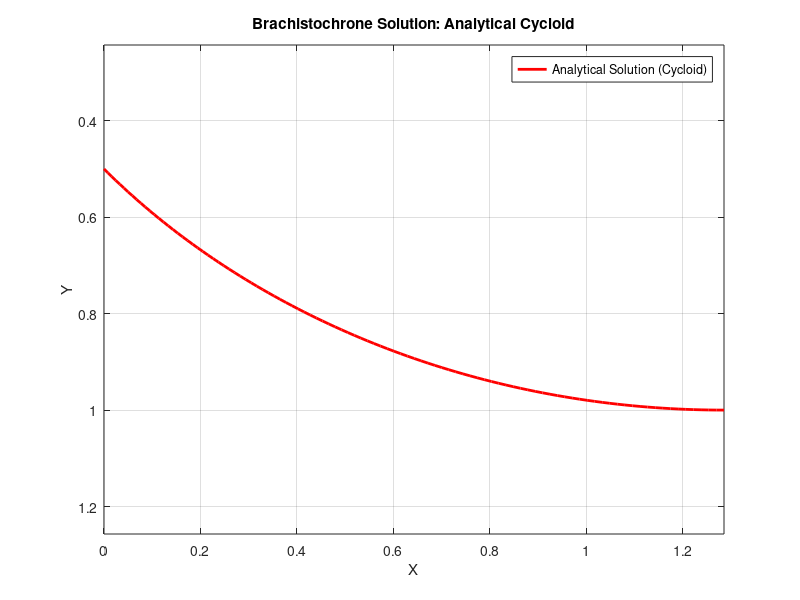
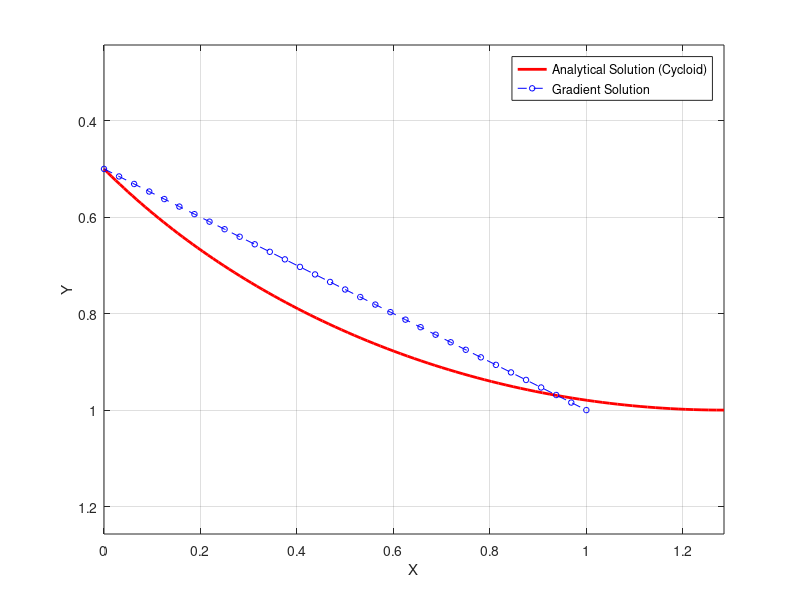

MATLAB code to generate these figures, in order:
% Brachistochrone Gradient Calculations
% Reference: Jameson & Vassberg (2000)

clc
clear all
close all

%% Analytical solution of the Brachistochrone problem

% Parameters from the paper
C = 1;
t_0 = pi/2;
t_1 = pi;

% Generating the Analytical Solution (Exact Cycloid)
t_fine = linspace(t_0, t_1, 100);
x_exact = 0.5 * C^2 * (t_fine - sin(t_fine));   %Equation 10
y_exact = 0.5 * C^2 * (1 - cos(t_fine));        %Equation 9        

% Normalizing x_exact to start at 0 (consistent with mesh setup x = 0 to L)
x_offset = x_exact(1);
% x_offset = 0;
x_exact = x_exact - x_offset;

% Plot: Debugging 
figure('Color', 'w');
plot(x_exact, y_exact, 'r-', 'LineWidth', 2); hold on;
set(gca, 'YDir', 'reverse'); 
xlabel('X');
ylabel('Y');
title('Brachistochrone Solution: Analytical Cycloid');
legend('Analytical Solution (Cycloid)', 'Location', 'best');
grid on;
axis equal;



%% Problem Setup
N = 31;                 % Number of design variables (internal points): tune to 31, 511
L = 1.0;                % Total horizontal distance
dx = L / (N + 1);       % Mesh interval (delta x) 
x = (0:dx:L)';          % Discrete spatial variable x 

% Boundary conditions (y0 and yN+1 are fixed) 
y = linspace(0.5, 1.0, N+2)'; % Initial guess


%% Continuous Gradient Calculation

% Approximates the analytical gradient using 2nd-order finite differences
G_cont = zeros(N, 1);

for j = 2:N+1
    % Finite difference approximations for y' and y''
    dy_dx = (y(j+1) - y(j-1)) / (2 * dx);
    d2y_dx2 = (y(j+1) - 2*y(j) + y(j-1)) / (dx^2);
    
    % Continuous Gradient Formula (Equation 11) 
    numerator = 1 + dy_dx^2 + 2 * y(j) * d2y_dx2;
    denominator = 2 * (y(j) * (1 + dy_dx^2))^1.5;
    G_cont(j-1) = -numerator / denominator;
end

%% Discrete Gradient Calculation 

% Exactly differentiates the discrete cost function (Rectangle Rule) 
G_disc = zeros(N, 1);

% Helper values at half-mesh points (j + 1/2) 
y_mid = 0.5 * (y(2:end) + y(1:end-1));          % y at j+1/2
dy_mid = (y(2:end) - y(1:end-1)) / dx;          % y' at j+1/2

% Calculating A and B components at j+1/2 
A = sqrt(1 + dy_mid.^2) ./ (2 * y_mid.^1.5);
B = dy_mid ./ sqrt(y_mid .* (1 + dy_mid.^2));

% Discrete Gradient Formula (Equation 12) 
for j = 1:N
    % j in this loop corresponds to the j-th design variable (y(j+1))
    % Formula: G_j = B_{j-1/2} - B_{j+1/2} - (dx/2) * (A_{j+1/2} + A_{j-1/2})
    G_disc(j) = B(j) - B(j+1) - (dx/2) * (A(j+1) + A(j));
end

%% Displaying Results
fprintf('L2 Norm of Continuous Gradient: %.6e\n', norm(G_cont));
fprintf('L2 Norm of Discrete Gradient: %.6e\n', norm(G_disc));


% Plotting
figure('Color', 'w');
plot(x_exact, y_exact, 'r-', 'LineWidth', 2); hold on;
hold on
plot(x, y, 'bo--', 'MarkerSize', 4); 
set(gca, 'YDir', 'reverse'); 
xlabel('X');
ylabel('Y');
legend('Analytical Solution (Cycloid)', 'Gradient Solution','Location', 'best');
grid on;
axis equal;
